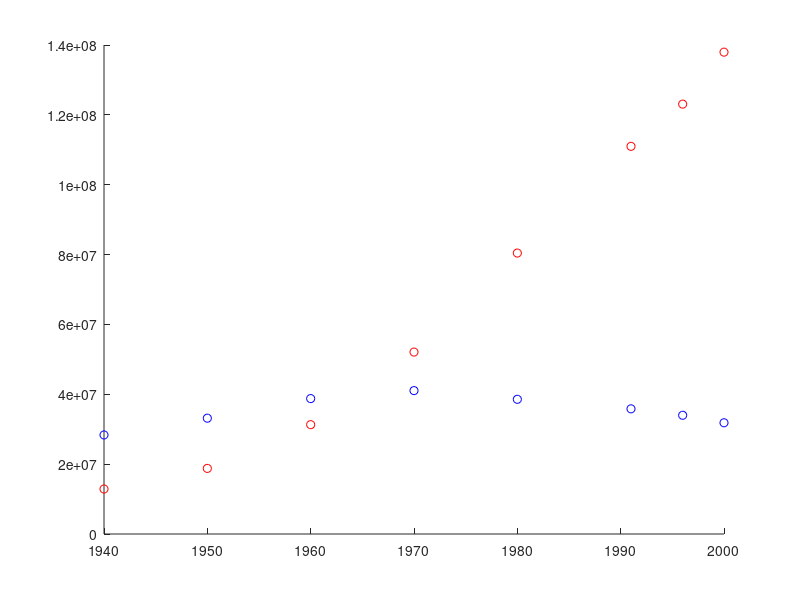

Reproduce this figure in MATLAB.
x = [1940;
     1950;
     1960;
     1970;
     1980;
     1991;
     1996;
     2000]

urbana = [12880182;
          18782891;
          31303034;
          52084984;
          80436409;
          110990990;
          123076831;
          137953959]

rural = [28356133;
         33161506;
         38767423;
         41054053;
         38566297;
         35834485;
         33993332;
         31845211]

scatter(x, urbana, 'r') % Pontos vermelhos para y1
hold on
scatter(x, rural, 'b') % Pontos azuis para y2
hold off